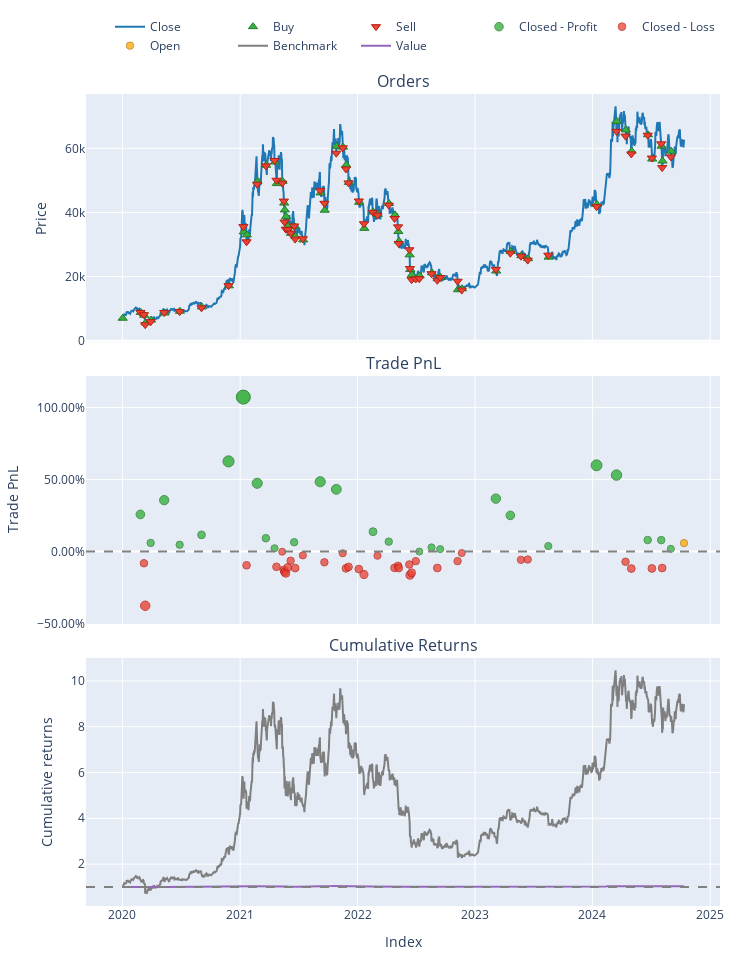

Notebook source saved alongside this figure:
### Code cell
# Wizualizacja wyników
pf.plot().show()

# Wyświetlenie podsumowania wyników
print(pf.stats())

print(pf.stats())
print(pf.orders.records_readable)
